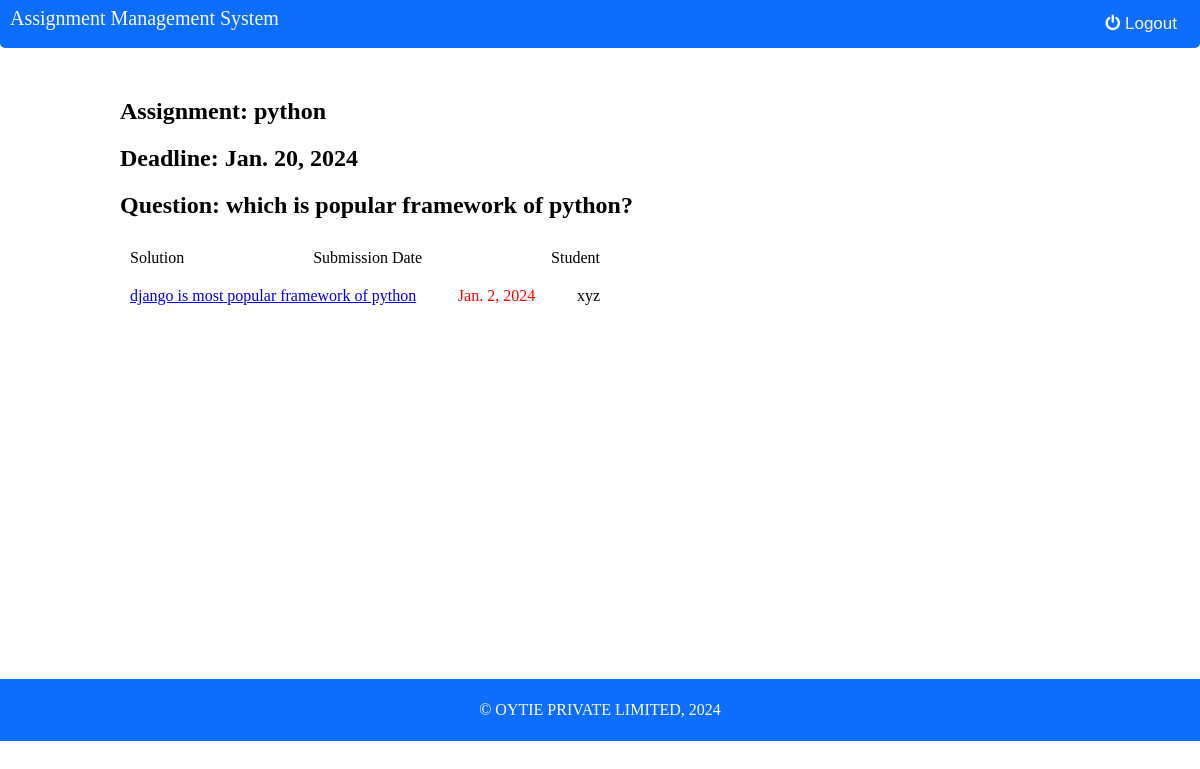
/assignment_response/7, run on the app's committed database.
### service/models.py (models this page shows)
class Assignment(models.Model):
    name=models.CharField(max_length=50)
    batch=models.ForeignKey("Batch", on_delete=models.CASCADE)
    teacher_id=models.ForeignKey("Teacher", on_delete=models.CASCADE)
    questions=models.TextField(max_length=200)
    deadline=models.DateField()

class Solution(models.Model):
    stud_id=models.ForeignKey("Student", on_delete=models.CASCADE)
    assign_id=models.ForeignKey("Assignment", on_delete=models.CASCADE)
    solution=models.TextField(max_length=500)
    points=models.CharField(max_length=20,null=True)
    comment=models.CharField(max_length=80,null=True)
    submission_date=models.DateField()

class Student(models.Model):
    name=models.CharField(max_length=20)
    username=models.CharField(max_length=50)
    address=models.CharField(max_length=80)
    phone=models.CharField(max_length=20)
    email=models.EmailField(max_length = 254)
    batch=models.ForeignKey("Batch", on_delete=models.CASCADE)
    password=models.CharField(max_length=20)

### assignment_management/views.py (the view)
# urls.py: path('assignment_response/<int:id>',views.assignment_response,name="assignment_response"),
def assignment_response(request,id):
    main_list=[]
    assignset=Assignment.objects.filter(id=id)
    for assign in assignset:
        data={"id":assign.id,"name":assign.name,"deadline":assign.deadline,"que":assign.questions}
    result=Solution.objects.filter(assign_id=id)
    for res in result:
        stud_id=res.stud_id
        stud_detail=Student.objects.filter(id=stud_id.id)
        for s in stud_detail:
            stud_name=s.name
        list=[stud_id.id,stud_name,res.solution,res.submission_date]
        main_list.append(list)
    data.update({"details":main_list})
    return render(request,'assignment_response.html',data)

### templates/assignment_response.html (shortened to what this page needs)
<!DOCTYPE html>
<html lang="en">
<head>
  <link rel="stylesheet" href="https://cdnjs.cloudflare.com/ajax/libs/font-awesome/4.7.0/css/font-awesome.min.css">
</head>
<body>
  <nav>
    <h1 id="header">Assignment Management System</h1>
    <div id="nav--right">
      <form action="{%url 'logout'%}">
        <li><button id="logout"><i class="fa fa-power-off"></i>Logout</button></li>
      </form>
    </div>
  </nav>
  <div class="container">
    <h1 >Assignment: {{name}}</h1>
    <h1>Deadline: {{deadline}}</h1>
    <h1>Question: {{que}}</h1>
    <ul>
      <li>
        <div class="sol">Solution</div>
        <div class="submission">Submission Date</div>
        <div class="stud">Student</div>
      </li>
      {% for x in details%}
      <li>
        <a href="/check/{{id}}/{{x.0}}">
          <div>{{x.2}}</div>
        </a>
        <div class="date">{{x.3}}</div>
        <div>{{x.1}}</div>
      </li>
      {% endfor %}
    </ul>
    <br>
    <br>
  </div>
  <footer class="footer">
    <p>&copy; OYTIE PRIVATE LIMITED, 2024</p>
  </footer>
</body>
</html>

### templates/assignment_response.html (style rules this page uses)
* { padding: 0; margin: 0; box-sizing: border-box; }
html, main { width: 100%; height: 100%; position: relative; }
nav { display: flex; justify-content: space-between; background-color: #0d6efd; color: #f8f9fa; width: 100%; height: 6vh; border-radius: 0 0 5px 5px; }
#nav--right { display: flex; align-items: center; gap: 20px; }
.container { width: 80%; margin: 50px auto; text-align: left; }
h1 { font-size: 24px; margin-bottom: 20px; }
#header { margin-left: 10px; margin-right: 10px; list-style: none; margin-top: 7px; font-size: 20px; font-weight: 500; }
ul { list-style: none; padding: 0; margin: 0; }
li { text-align: center; padding: 10px; display: flex; justify-content: space-between; padding-right: 50%; }
#logout { display: flex; color: #f8f9fa; padding: 5px; background-color: transparent; border: none; font-size: 17px; cursor: pointer; margin-right: 18px; }
#logout i { cursor: pointer; margin-right: 5px; }
.date { color: red; }
.footer { background: #0d6efd; width: 100%; padding: 22px 0; margin-top: 41vh; text-align: center; height: fit-content; color: #fff; }
.footer p { display: flex; justify-content: center; align-items: center; text-align: center; }

### data on the page
Assignment: name "python", deadline "Jan. 20, 2024", questions "which is popular framework of python?"
Solution: solution "django is most popular framework of python", submission_date "Jan. 2, 2024"
Student: name "xyz"
